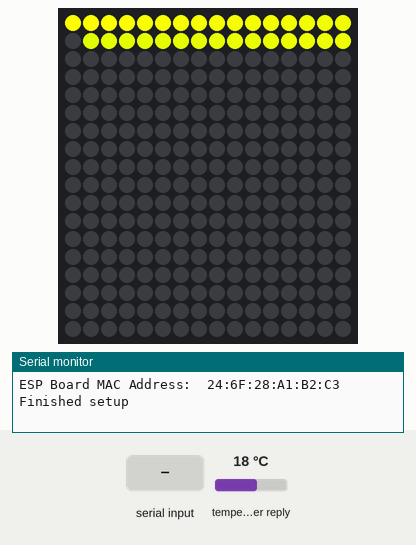
This program was run on a simulated ESP32. Parts: 16×18 RGB LED matrix (first LED top left, wired row by row), the last lines printed to the serial monitor. Inputs (shaded band) come from the test bench; at power-on: temperature in the weather reply 18 °C. WiFi joins after 1.5 s; servers stay silent unless stated; the local clock reads 2024-03-15 10:24:30 at power-on unless the program sets it; EEPROM starts erased; nothing arrives over Bluetooth unless stated; web services answer with replies made up by the test bench.

Above: at 0.46 s.
At 6.4 s:
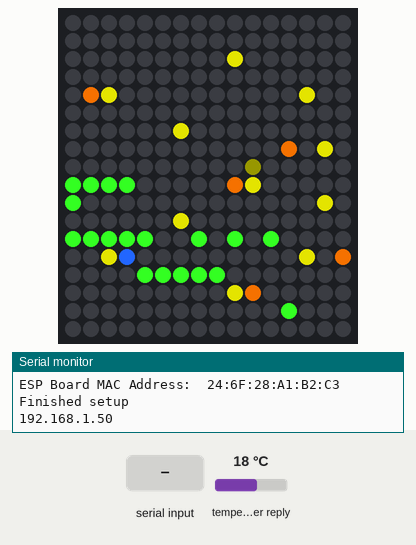
6.5 s: "b90\n" received over the second serial link
8.0 s: "b,45\n" received over the second serial link
9.5 s: "b" received over the second serial link
At 10.4 s:
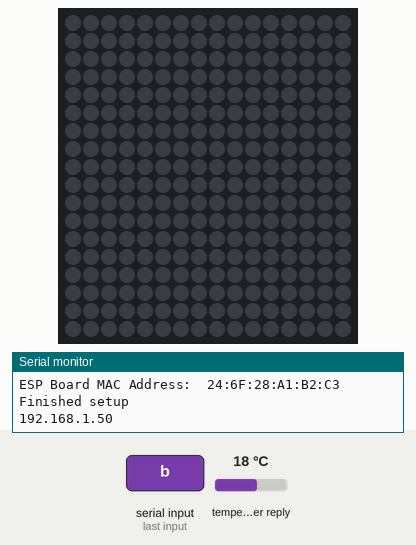
Timing chart, 0 to 12.5 s (numbered marks = the images above; inputs shaded):
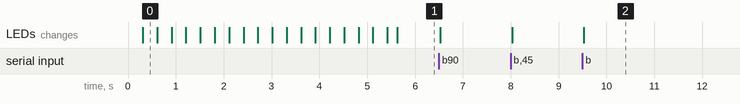

Measured:
- after the input at 9.5 s, the LEDs: change at once (image 2)

The program:

main.cpp
```cpp
#include <Arduino.h>
#include <WiFi.h>
#include <HTTPClient.h>
#include <ArduinoJson.h>
#include <Preferences.h>
#include "BluetoothSerial.h"
#include "time.h"
#include "config.h"
#include "main.h"

// ==================== Global Variables ====================
int color[3] = {255, 255, 0};
int colorMode;
int brightness = 100;

Preferences preferences;
BluetoothSerial SerialBT;
NeoPixelBus<NeoGrbFeature, NeoWs2812xMethod> strip(PixelCount, PixelPin);

int currentTemperature = -99;
int temperatures[] = {0, -1, -2, -3, -4, -5, -6, -7, -8, -9, -10, -11};

bool wifiConnected = false;
int loadingIndex = 0;
int loadingState = 1;
bool loadingAnimation = true;
unsigned long lastDraw;

// ==================== Utility Functions ====================

void GetMacAddress()
{
    Serial.println();
    Serial.print("ESP Board MAC Address:  ");
    Serial.println(WiFi.macAddress());
}

int readValue()
{
    int readValue = 0;
    while (SerialBT.available())
    {
        int value = SerialBT.read();
        if (value < '0' || '9' < value)
            continue;
        readValue *= 10;
        readValue += value - '0';
    }
    return readValue;
}

long readHex()
{
    long hexValue = 0;
    while (SerialBT.available())
    {
        int value = SerialBT.read();
        if ('0' <= value && value <= '9')
        {
            hexValue *= 16;
            hexValue += value - '0';
        }
        if ('A' <= value && value <= 'F')
        {
            hexValue *= 16;
            hexValue += value - 'A' + 10;
        }
        if ('a' <= value && value <= 'f')
        {
            hexValue *= 16;
            hexValue += value - 'a' + 10;
        }
    }
    return hexValue;
}

void readBluetooth()
{
    if (SerialBT.available())
    {
        char mode = SerialBT.read();

        if (mode == 'b')
        {
            brightness = readValue();
            if (brightness > 100)
                brightness = 100;
            if (brightness < 0)
                brightness = 0;

            // Save brightness to NVS
            preferences.begin("display", false);
            preferences.putInt("brightness", brightness);
            preferences.end();
        }
        else if (mode == 'c')
        {
            char row = SerialBT.read();
            long receivedValue = readHex();
            RgbColor newColor = RgbColor(
                (byte)((receivedValue >> 16) & 0xFF),
                (byte)((receivedValue >> 8) & 0xFF),
                (byte)((receivedValue >> 0) & 0xFF));

            if (row == '0')
                colorTop = newColor;
            else if (row == '1')
                colorMiddle = newColor;
            else if (row == '2')
                colorBottom = newColor;
            else if (row == '3')
                colorTempWarm = newColor;
            else if (row == '4')
                colorTempCold = newColor;
            else if (row == '5')
                colorTimeDot = newColor;
        }
    }
}

uint16_t getLedIndex(int x, int y)
{
    if (x < 0 || DisplayWidth <= x || y < 0 || DisplayHeight <= y)
        return -1;

    if (x % 2 == 0)
        y = 17 - y;
    return x * 18 + y;
}

void ClearDisplay()
{
    for (int x = 0; x < PixelCount; x++)
        strip.SetPixelColor(x, black);
}

void CycleColor()
{
    if (colorMode % 2 == 0)
    {
        int index = (colorMode / 2) % 3;
        color[index] -= 1;
        if (color[index] <= 0)
        {
            color[index] = 0;
            colorMode++;
        }
    }
    else
    {
        int index = (colorMode / 2 + 2) % 3;
        color[index] += 1;
        if (color[index] >= 255)
        {
            color[index] = 255;
            colorMode++;
        }
    }
}

// ==================== Rendering Functions ====================

void DrawPixel(int posX, int posY, RgbColor color)
{
    uint16_t ledIndex = getLedIndex(posX, posY);
    if (ledIndex == (uint16_t)-1)
        return;
    float brightnessScale = brightness / 100.0;
    strip.SetPixelColor(ledIndex, RgbColor(
                                      color.R * brightnessScale,
                                      color.G * brightnessScale,
                                      color.B * brightnessScale));
}

void DrawCharacter(int posX, int posY, int index, RgbColor color)
{
    for (int y = 0; y < 5; y++)
    {
        for (int x = 0; x < 3; x++)
        {
            int pictureIndex = x + (y + index * 5) * 3;
            long pixelData = pgm_read_dword(&numbers[pictureIndex]);

            if (pixelData > 0)
                DrawPixel(posX + x, posY + y, color);
            else
                DrawPixel(posX + x, posY + y, black);
        }
    }
}

void DrawLoadingAnimation()
{
    float brightnessScale = brightness / 100.0;
    strip.SetPixelColor(loadingIndex, RgbColor(
                                          loadingState * color[0] * brightnessScale,
                                          loadingState * color[1] * brightnessScale,
                                          loadingState * color[2] * brightnessScale));
    strip.Show();

    loadingIndex++;
    if (loadingIndex >= PixelCount)
    {
        loadingIndex = 0;
        loadingState = 1 - loadingState;

        if (loadingState == 1 && wifiConnected)
        {
            loadingAnimation = false;
            ClearDisplay();
            strip.Show();
        }
    }
}

void DrawWeather()
{
    int posX = 10;
    DrawCharacter(posX, 1, abs(currentTemperature) % 10, colorTemp);
    posX -= 4;

    if (abs(currentTemperature) > 9)
    {
        DrawCharacter(posX, 1, abs(currentTemperature) / 10, colorTemp);
        posX -= 4;
    }

    if (currentTemperature < 0)
        DrawCharacter(posX, 1, 11, colorTemp);

    DrawPixel(14, 1, colorTemp);

    int currentHour = 0;
    struct tm timeinfo;
    if (getLocalTime(&timeinfo))
        currentHour = timeinfo.tm_hour;

    for (int i = 0; i < 12; i++)
    {
        if (i * 2 <= currentHour && currentHour < i * 2 + 2)
            DrawPixel(2 + i, 12, colorTimeDot);
        else
            DrawPixel(2 + i, 12, colorLine);
    }

    for (int i = 0; i < 12; i++)
    {
        if (i * 2 <= currentHour && currentHour < i * 2 + 2)
            continue;

        int currentTemp = temperatures[i];
        int position = 12;
        int direction = -1;
        RgbColor color = colorTempWarm;

        if (currentTemp < 0)
        {
            direction = 1;
            currentTemp = abs(currentTemp);
            color = colorTempCold;
        }

        while (currentTemp != 0)
        {
            position += direction;

            if (currentTemp % 2 == 1)
            {
                DrawPixel(2 + i, position, color);
            }

            currentTemp /= 2;
        }
    }
}

void DrawClock()
{
    struct tm timeinfo;
    if (getLocalTime(&timeinfo))
    {
        int hours = timeinfo.tm_hour;
        int minutes = timeinfo.tm_min;
        int seconds = timeinfo.tm_sec;
        int day = timeinfo.tm_mday;
        int month = timeinfo.tm_mon + 1;

        DrawCharacter(0, 1, hours / 10, colorTop);
        DrawCharacter(4, 1, hours % 10, colorTop);

        DrawCharacter(9, 1, minutes / 10, colorTop);
        DrawCharacter(13, 1, minutes % 10, colorTop);

        DrawCharacter(9, 7, seconds / 10, colorMiddle);
        DrawCharacter(13, 7, seconds % 10, colorMiddle);

        DrawCharacter(0, 13, day / 10, colorBottom);
        DrawCharacter(4, 13, day % 10, colorBottom);

        DrawCharacter(9, 13, month / 10, colorBottom);
        DrawCharacter(13, 13, month % 10, colorBottom);
    }
}

void UpdateDisplay(int brt)
{
    ClearDisplay();
    DrawWeather();
    strip.Show();
}

// ==================== Task Functions ====================

void TaskGetWifiTime(void *pvParameters)
{
    WiFi.mode(WIFI_STA);
    WiFi.begin(ssid, password);

    while (WiFi.status() != WL_CONNECTED)
    {
        vTaskDelay(1000 / portTICK_PERIOD_MS);
    }

    wifiConnected = true;
    Serial.println(WiFi.localIP());

    configTime(gmtOffset_sec, daylightOffset_sec, ntpServer);
    struct tm timeinfo;
    getLocalTime(&timeinfo);

    while (true)
    {
        if (WiFi.status() != WL_CONNECTED)
        {
            Serial.println("Wi-Fi disconnected, reconnecting...");
            WiFi.reconnect();
        }

        HTTPClient http;
        http.begin(weatherURL);
        http.setTimeout(5000);
        int httpCode = http.GET();

        if (httpCode > 0)
        {
            String payload = http.getString();

            JsonDocument doc;
            DeserializationError error = deserializeJson(doc, payload);

            if (error)
            {
                http.end();
                vTaskDelay(5000 / portTICK_PERIOD_MS);
                continue;
            }

            double cTemperature = doc["current"]["temperature_2m"];
            currentTemperature = round(cTemperature);

            for (int i = 0; i < 12; i++)
            {
                double temp0 = doc["hourly"]["temperature_2m"][i * 2];
                double temp1 = doc["hourly"]["temperature_2m"][i * 2 + 1];
                temperatures[i] = round((temp0 + temp1) / 2) - currentTemperature;
            }

            http.end();
            vTaskDelay(60000 / portTICK_PERIOD_MS);
        }
        else
        {
            http.end();
            vTaskDelay(5000 / portTICK_PERIOD_MS);
        }
    }
}

void MainLoop(void *pvParameters)
{
    while (true)
    {
        CycleColor();

        if (loadingAnimation)
        {
            DrawLoadingAnimation();
            vTaskDelay(1 / portTICK_PERIOD_MS);
            continue;
        }

        readBluetooth();

        unsigned long targetTime = lastDraw + (1000000 / 60);
        unsigned long timeDelta = targetTime - micros();

        if (0 < timeDelta && timeDelta < 1000000l / 60)
            vTaskDelay((timeDelta / 1000) / portTICK_PERIOD_MS);

        lastDraw = micros();
        UpdateDisplay(0);
    }
}

// ==================== Arduino Entry Points ====================

void setup()
{
    Serial.begin(115200);
    GetMacAddress();

    // Load saved brightness from NVS
    preferences.begin("display", true);
    brightness = preferences.getInt("brightness", 100);
    preferences.end();

    strip.Begin();
    strip.Show();

    SerialBT.begin("ESP32Color");

    xTaskCreate(TaskGetWifiTime, "WifiTask", 4096, NULL, 1, NULL);
    xTaskCreate(MainLoop, "MainTask", 4096, NULL, 1, NULL);

    Serial.println("Finished setup");
}

void loop()
{
    // Main loop is empty as tasks run in parallel via FreeRTOS
}
```

main.h
```cpp
#ifndef MAIN_H
#define MAIN_H

#include <NeoPixelBus.h>

// ==================== Utility Functions ====================
void GetMacAddress();
int readValue();
long readHex();
void readBluetooth();

// ==================== LED Display Functions ====================
uint16_t getLedIndex(int x, int y);
void ClearDisplay();
void CycleColor();
void DrawPixel(int posX, int posY, RgbColor color);

// ==================== Rendering Functions ====================
void DrawCharacter(int posX, int posY, int index, RgbColor color);
void DrawLoadingAnimation();
void DrawWeather();
void DrawClock();
void UpdateDisplay(int brt);

// ==================== Task Functions ====================
void MainLoop(void *pvParameters);
void TaskGetWifiTime(void *pvParameters);

#endif // MAIN_H
```

config.h
```cpp
#ifndef CONFIG_H
#define CONFIG_H

#include <NeoPixelBus.h>

// ==================== Display Configuration ====================
const int PixelCount = 18 * 16;
const int DisplayWidth = 16;
const int DisplayHeight = 18;
const uint8_t PixelPin = 15;

#define colorSaturation 80
#define pixelBrightness (colorSaturation / 255.0)

// ==================== WiFi Configuration ====================
const char *ssid = "xxx";
const char *password = "xxx";
const char *ntpServer = "pool.ntp.org";
const long gmtOffset_sec = 3600;
const int daylightOffset_sec = 0;

// ==================== Weather API Configuration ====================
const char *weatherURL = "http://api.open-meteo.com/v1/forecast?latitude=48.6955&longitude=9.3168&current=temperature_2m&hourly=temperature_2m&timezone=Europe%2FBerlin&forecast_days=1&daily=sunrise,sunset";

// ==================== Color Definitions ====================
RgbColor black(0);
RgbColor colorTop(0, 30, 77);
RgbColor colorMiddle(77, 5, 5);
RgbColor colorBottom(0, 77, 5);
RgbColor colorTemp(0x33, 0xFF, 0x22);
RgbColor colorLine(0xAA, 0xAA, 0x00);
RgbColor colorTimeDot(0x16, 0x16, 0x00);
RgbColor colorTempWarm(0xDD, 0x66, 0x00);
RgbColor colorTempCold(0x22, 0x66, 0xff);

// ==================== Font Data ====================
// Font bitmap for numbers 0-9, colon (:), and minus (-)
// Each number is 3x5 pixels
// Stored in PROGMEM to save RAM (720 bytes)
const long PROGMEM numbers[] = {
    // 0
    0x00ffffff, 0x00ffffff, 0x00ffffff,
    0x00ffffff, 0x00000000, 0x00ffffff,
    0x00ffffff, 0x00000000, 0x00ffffff,
    0x00ffffff, 0x00000000, 0x00ffffff,
    0x00ffffff, 0x00ffffff, 0x00ffffff,

    // 1
    0x00000000, 0x00000000, 0x00ffffff,
    0x00000000, 0x00000000, 0x00ffffff,
    0x00000000, 0x00000000, 0x00ffffff,
    0x00000000, 0x00000000, 0x00ffffff,
    0x00000000, 0x00000000, 0x00ffffff,

    // 2
    0x00ffffff, 0x00ffffff, 0x00ffffff,
    0x00000000, 0x00000000, 0x00ffffff,
    0x00ffffff, 0x00ffffff, 0x00ffffff,
    0x00ffffff, 0x00000000, 0x00000000,
    0x00ffffff, 0x00ffffff, 0x00ffffff,

    // 3
    0x00ffffff, 0x00ffffff, 0x00ffffff,
    0x00000000, 0x00000000, 0x00ffffff,
    0x00ffffff, 0x00ffffff, 0x00ffffff,
    0x00000000, 0x00000000, 0x00ffffff,
    0x00ffffff, 0x00ffffff, 0x00ffffff,

    // 4
    0x00ffffff, 0x00000000, 0x00ffffff,
    0x00ffffff, 0x00000000, 0x00ffffff,
    0x00ffffff, 0x00ffffff, 0x00ffffff,
    0x00000000, 0x00000000, 0x00ffffff,
    0x00000000, 0x00000000, 0x00ffffff,

    // 5
    0x00ffffff, 0x00ffffff, 0x00ffffff,
    0x00ffffff, 0x00000000, 0x00000000,
    0x00ffffff, 0x00ffffff, 0x00ffffff,
    0x00000000, 0x00000000, 0x00ffffff,
    0x00ffffff, 0x00ffffff, 0x00ffffff,

    // 6
    0x00ffffff, 0x00ffffff, 0x00ffffff,
    0x00ffffff, 0x00000000, 0x00000000,
    0x00ffffff, 0x00ffffff, 0x00ffffff,
    0x00ffffff, 0x00000000, 0x00ffffff,
    0x00ffffff, 0x00ffffff, 0x00ffffff,

    // 7
    0x00ffffff, 0x00ffffff, 0x00ffffff,
    0x00000000, 0x00000000, 0x00ffffff,
    0x00000000, 0x00000000, 0x00ffffff,
    0x00000000, 0x00000000, 0x00ffffff,
    0x00000000, 0x00000000, 0x00ffffff,

    // 8
    0x00ffffff, 0x00ffffff, 0x00ffffff,
    0x00ffffff, 0x00000000, 0x00ffffff,
    0x00ffffff, 0x00ffffff, 0x00ffffff,
    0x00ffffff, 0x00000000, 0x00ffffff,
    0x00ffffff, 0x00ffffff, 0x00ffffff,

    // 9
    0x00ffffff, 0x00ffffff, 0x00ffffff,
    0x00ffffff, 0x00000000, 0x00ffffff,
    0x00ffffff, 0x00ffffff, 0x00ffffff,
    0x00000000, 0x00000000, 0x00ffffff,
    0x00ffffff, 0x00ffffff, 0x00ffffff,

    // Colon (:)
    0x00000000, 0x00000000, 0x00000000,
    0x00000000, 0x00ffffff, 0x00000000,
    0x00000000, 0x00000000, 0x00000000,
    0x00000000, 0x00ffffff, 0x00000000,
    0x00000000, 0x00000000, 0x00000000,

    // Minus (-)
    0x00000000, 0x00000000, 0x00000000,
    0x00000000, 0x00000000, 0x00000000,
    0x00ffffff, 0x00ffffff, 0x00ffffff,
    0x00000000, 0x00000000, 0x00000000,
    0x00000000, 0x00000000, 0x00000000};

#endif // CONFIG_H
```
